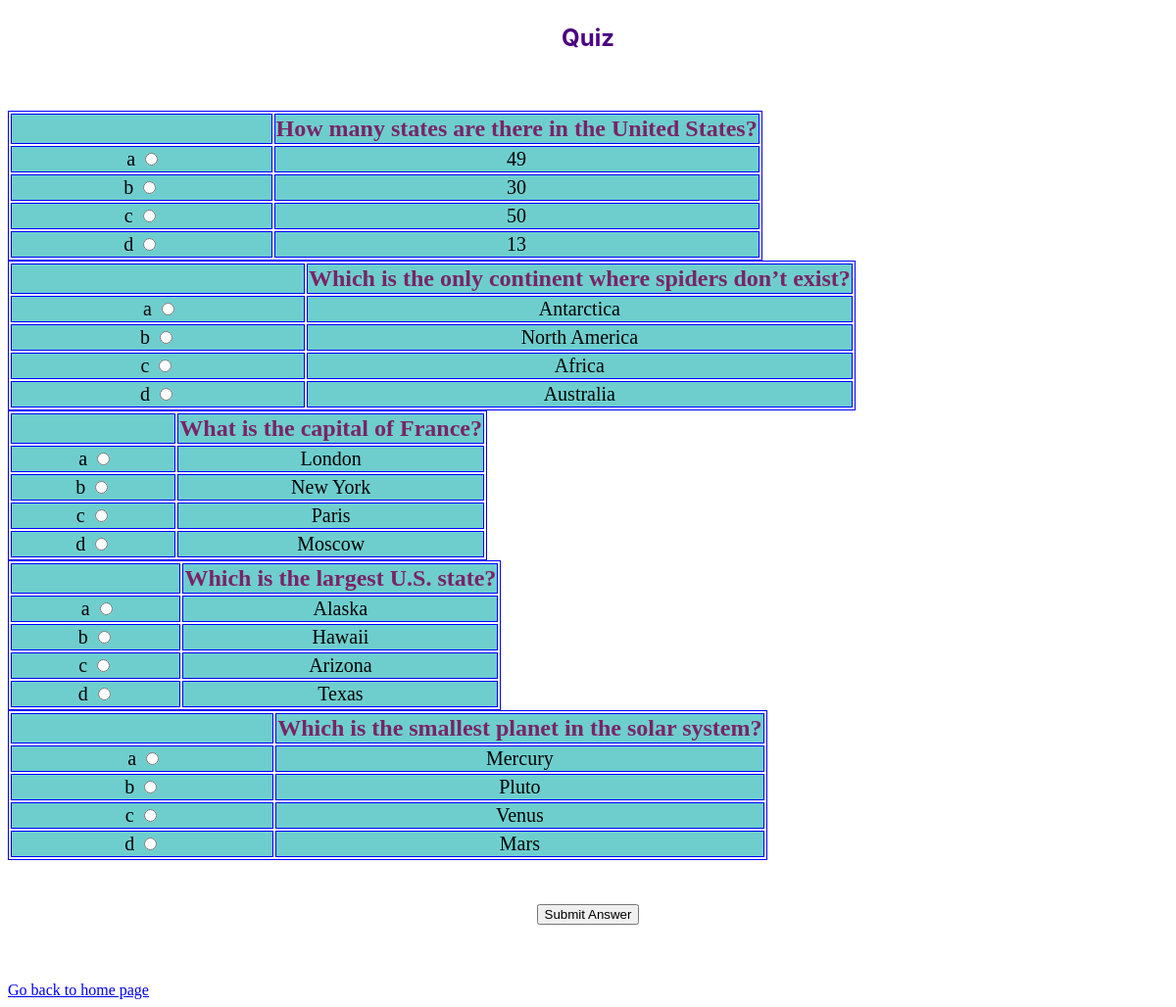
Screenshot of /questions with the database file from the repository.
### tables this page shows
CREATE TABLE questions (q_id INTEGER PRIMARY KEY AUTOINCREMENT, question TEXT, choice_a TEXT, choice_b TEXT, choice_c TEXT, choice_d TEXT, correct_answer);

### quiz.py (the view)
@app.route('/questions')
def question():
    choice_form = ChoiceForm(csrf_enabled = False)
    con = sqlite3.connect("quiz.db")
    con.row_factory = sqlite3.Row
    cur = con.cursor()
    cur.execute("SELECT q_id, question, choice_a, choice_b, choice_c, choice_d FROM questions")
    rows = cur.fetchall()
    con.commit()
    con.close
    print(rows)
    return render_template("question.html", rows=rows, template_form = choice_form)

### forms.py
class ChoiceForm(FlaskForm):
    submit = SubmitField("Submit Answer")

### templates/question.html (shortened to what this page needs)
<!doctype html>
<html>
    <head>
        <link rel= "stylesheet" type= "text/css" href= "{{ url_for('static',filename='main/quiz.css') }}">
    </head>
    <body>
        <h3>Quiz</h3>
        <br>
        <br>
        <form action="/answer" method="POST">
            {% for row in rows %}
            <table>
                <tr>
                    <th> </th>
                    <th>{{ row["question"] }}</th>
                </tr>
                <td class="choice">
                     <label for=”a”>a</label>
                    <input id="a" name={{ row["q_id"] }} type="radio" value="a" />
                </td>
                        <td>
                            {{ row["choice_a"] }}
                        </td>
                    <tr>
                        <td class="choice">
                            <label for=”b”>b</label>
                            <input id="b" name={{ row["q_id"] }} type="radio" value="b" />
                        </td>
                        <td>
                            {{ row["choice_b"] }}
                        </td>
                    </tr>
                    <tr>
                        <td class="choice">
                            <label for=”c”>c</label>
                            <input id="c" name={{ row["q_id"] }} type="radio" value="c" />
                        </td>
                        <td>
                            {{ row["choice_c"] }}
                        </td>
                    </tr>
                    <tr>
                        <td class="choice">
                            <label for=”d”>d</label>
                            <input id="d" name={{ row["q_id"] }} type="radio" value="d" />
                                                    </td>
                        <td>
                            {{ row["choice_d"] }}
                        </td>
                    </tr>
            </table>
            {% endfor %}
            <br>
            <p> {{ template_form.submit() }} </p>
        </form>
        <br>
        <br>
        <a href = "/">Go back to home page</a>
    </body>
</html>

### static/main/quiz.css (style rules this page uses)
table, th, td { border: 1px solid blue; }
.choice { width: 35%; }
th { font-size: 24px; background-color: rgb(110, 206, 206); color:rgb(122, 36, 104); }
td { font-size: 20px; text-align: center; background-color: rgb(110, 206, 206); }
h3, h4 { font-size: 24px; text-align: center; color: indigo; font-family: -apple-system, BlinkMacSystemFont, 'Segoe UI', Roboto, Oxygen, Ubuntu, Cantarell, 'Open Sans', 'Helvetica Neue', sans-serif; }
p { font-size: 22px; color: goldenrod; text-align: center; }

### rows the page displays
questions: question "How many states are there in the United States?", choice_a "49", choice_b "30", choice_c "50", choice_d "13"
questions: question "Which is the only continent where spiders don’t exist?", choice_a "Antarctica", choice_b "North America", choice_c "Africa", choice_d "Australia"
questions: question "What is the capital of France?", choice_a "London", choice_b "New York", choice_c "Paris", choice_d "Moscow"
questions: question "Which is the largest U.S. state?", choice_a "Alaska", choice_b "Hawaii", choice_c "Arizona", choice_d "Texas"
questions: question "Which is the smallest planet in the solar system?", choice_a "Mercury", choice_b "Pluto", choice_c "Venus", choice_d "Mars"
